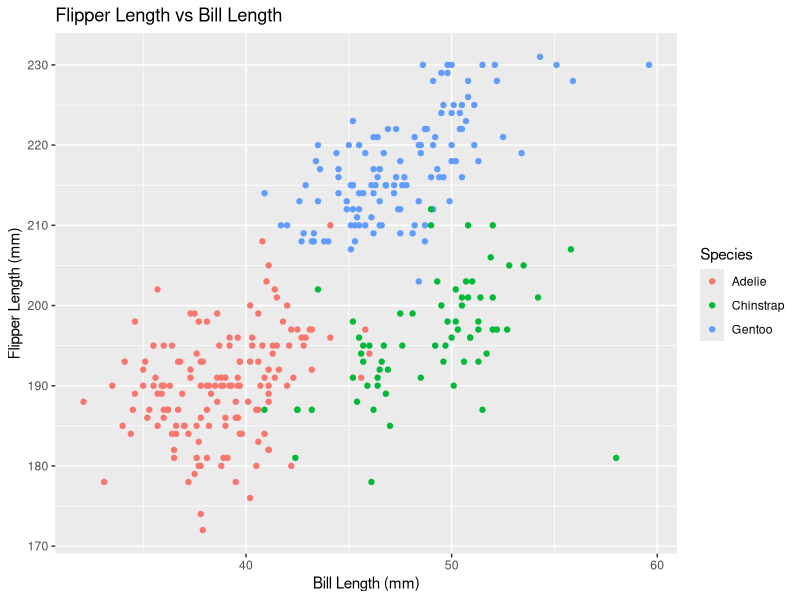
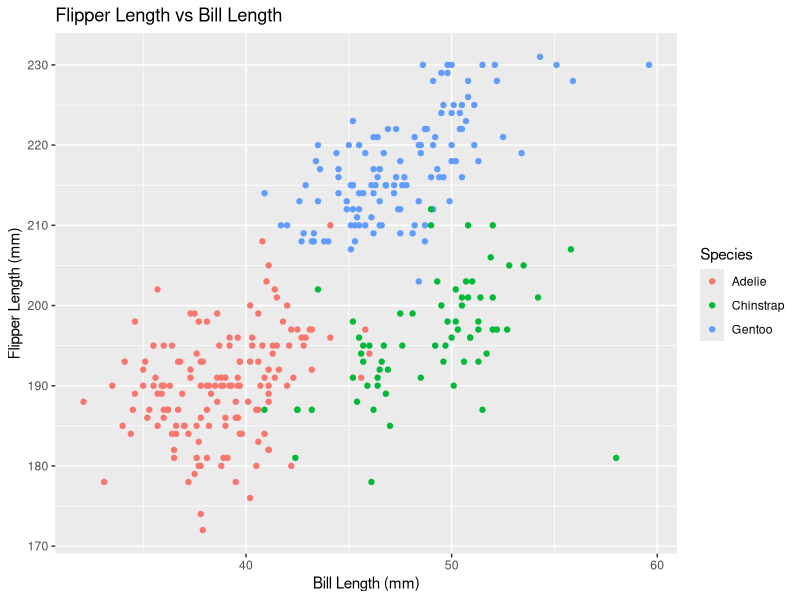

Recreate these plots in R, in order.
## ---- chunk 1
library(tidyverse)
## ---- chunk 2
data("penguins", package = "palmerpenguins")
## ---- chunk 3
penguins_plot =
  ggplot(
    penguins,
    aes(
      x = bill_length_mm,
      y = flipper_length_mm,
      color = species
    )
  ) +
  geom_point(na.rm = TRUE) +
  labs(
    title = "Flipper Length vs Bill Length",
    x = "Bill Length (mm)",
    y = "Flipper Length (mm)",
    color = "Species"
  )

penguins_plot
## ---- chunk 4
ggsave(
  "penguins_scatterplot.png",
  plot = penguins_plot,
)
## ---- chunk 5
set.seed(8105)

df =
  tibble(
    random_sample = rnorm(10),
    sample_positive = random_sample > 0,
    character_vector = c(
      "a", "b", "c", "d", "e",
      "f", "g", "h", "i", "j"
    ),
    factor_vector = factor(
      c(
        "A", "B", "C", "A", "B",
        "C", "A", "B", "C", "A"
      )
    )
  )

df
## ---- chunk 6
mean(pull(df, random_sample))
mean(pull(df, sample_positive))
mean(pull(df, character_vector))
mean(pull(df, factor_vector))
## ---- chunk 7
as.numeric(pull(df, sample_positive))
as.numeric(pull(df, character_vector))
as.numeric(pull(df, factor_vector))
